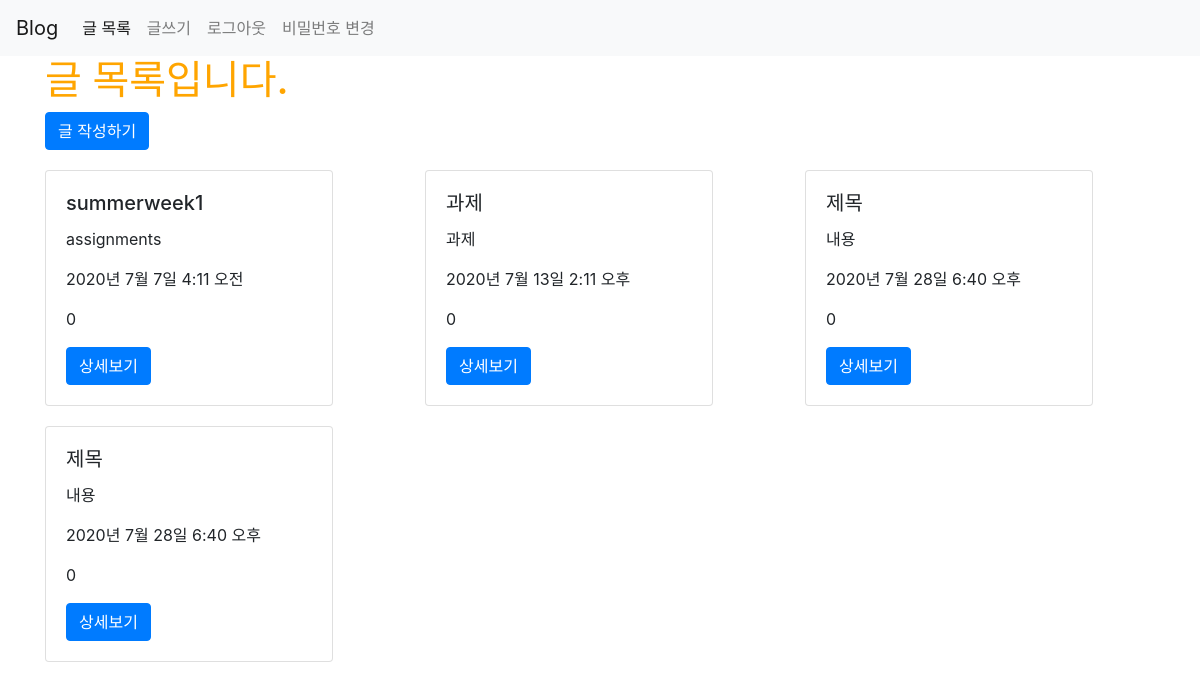
The page /posts/ (signed in) on the database its author committed.
### posts/models.py (models this page shows)
class Post(models.Model):
    title= models.CharField (max_length=50, null=False)
    content= models.TextField ()
    view_count= models.IntegerField (default=0)
    created_at= models.DateTimeField (auto_now_add= True)
    updated_at= models.DateTimeField (auto_now= True)
    image = models.ImageField(upload_to='images/', null=True)
    user = models.ForeignKey(User, on_delete = models.CASCADE, null=True)

### posts/views.py (the view)
# urls.py: path('', main, name="main"),
def main(request):
    posts=Post.objects.all()
    return render(request, 'posts/main.html', {'posts':posts})

### posts/templates/posts/main.html
{% extends 'base.html' %}
{% load static %}
{% block content %}
{% include 'shared/_navbar.html'%}
{% if user.is_authenticated %}
    <div class="container">
     <h1>글 목록입니다.</h1>
     <a href="{% url 'posts:new' %}" class="btn btn-primary">글 작성하기</a>
     <div class="row">
         {% for post in posts %}
         <div class="col-md-4 col-12">
              <div class="card" style="width: 18rem; margin-top: 20px;">
                   <div class="card-body">
                       <h5 class="card-title">{{ post.title }}</h5>
                        <p class="card-text">{{ post.content }}</p>
                         <p>{{ post.created_at }}</p>
                         <p>{{ post.view_count }}</p>
                          <a href="{% url 'posts:show' post.pk %}" class="btn btn-primary">상세보기</a>
                        </div>
                    </div>
                </div>
                 {% endfor %}
            </div>
         </div>
        {% else %}
            <h3>로그인 후 이용 가능합니다.</h3>
            <a href="{% url 'account_login' %}" class="btn btn-warning"> 로그인</a>
            <a href="{% url 'account_signup' %}" class="btn btn-warning"> 회원가입</a>
        {% endif %}
    {% endblock %}

### week1/static/css/project.css (style rules this page uses)
h1 { color:orange; }

### rows shown on the page
Post: title "summerweek1", content "assignments", created_at "2020년 7월 7일 4:11 오전", view_count "0"
Post: title "과제", content "과제", created_at "2020년 7월 13일 2:11 오후", view_count "0"
Post: title "제목", content "내용", created_at "2020년 7월 28일 6:40 오후", view_count "0"
Post: title "제목", content "내용", created_at "2020년 7월 28일 6:40 오후", view_count "0"
